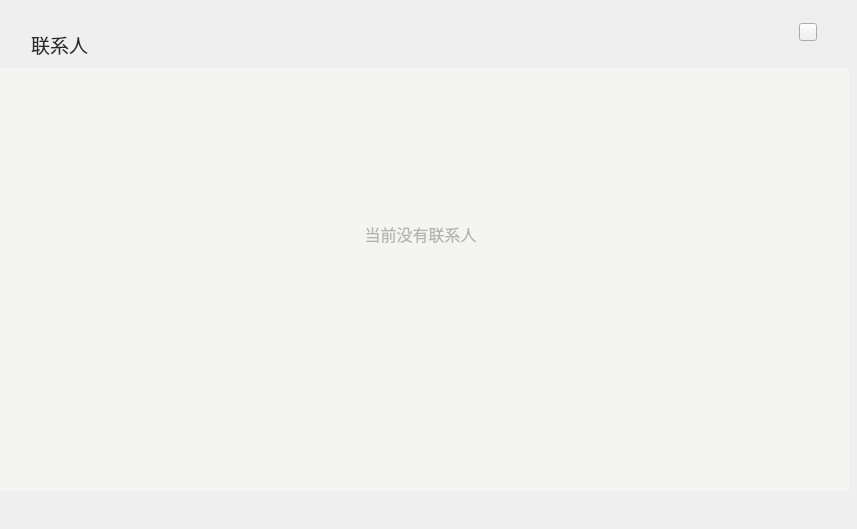
<?xml version="1.0" encoding="UTF-8"?>
<ui version="4.0">
 <class>ContactPage</class>
 <widget class="QWidget" name="ContactPage">
  <property name="geometry">
   <rect>
    <x>0</x>
    <y>0</y>
    <width>857</width>
    <height>529</height>
   </rect>
  </property>
  <property name="font">
   <font>
    <family>微软雅黑</family>
   </font>
  </property>
  <property name="windowTitle">
   <string>Form</string>
  </property>
  <property name="styleSheet">
   <string notr="true"/>
  </property>
  <widget class="QScrollArea" name="scrollArea">
   <property name="geometry">
    <rect>
     <x>0</x>
     <y>68</y>
     <width>849</width>
     <height>423</height>
    </rect>
   </property>
   <property name="font">
    <font>
     <family>微软雅黑</family>
    </font>
   </property>
   <property name="styleSheet">
    <string notr="true">QScrollArea{border:none;}</string>
   </property>
   <property name="lineWidth">
    <number>1</number>
   </property>
   <property name="verticalScrollBarPolicy">
    <enum>Qt::ScrollBarAsNeeded</enum>
   </property>
   <property name="horizontalScrollBarPolicy">
    <enum>Qt::ScrollBarAlwaysOff</enum>
   </property>
   <property name="widgetResizable">
    <bool>true</bool>
   </property>
   <widget class="QWidget" name="scrollAreaWidgetContents">
    <property name="geometry">
     <rect>
      <x>0</x>
      <y>0</y>
      <width>849</width>
      <height>423</height>
     </rect>
    </property>
    <property name="font">
     <font>
      <family>微软雅黑</family>
     </font>
    </property>
    <property name="styleSheet">
     <string notr="true">#scrollAreaWidgetContents{background-color: rgb(244, 244, 242);}
</string>
    </property>
    <widget class="QLabel" name="initLabel">
     <property name="geometry">
      <rect>
       <x>220</x>
       <y>140</y>
       <width>401</width>
       <height>51</height>
      </rect>
     </property>
     <property name="font">
      <font>
       <family>微软雅黑</family>
       <pointsize>12</pointsize>
      </font>
     </property>
     <property name="styleSheet">
      <string notr="true">color: rgb(178, 178, 178);</string>
     </property>
     <property name="text">
      <string>当前没有联系人</string>
     </property>
     <property name="alignment">
      <set>Qt::AlignCenter</set>
     </property>
    </widget>
   </widget>
  </widget>
  <widget class="QLabel" name="contactLabel">
   <property name="geometry">
    <rect>
     <x>31</x>
     <y>34</y>
     <width>121</width>
     <height>21</height>
    </rect>
   </property>
   <property name="font">
    <font>
     <family>微软雅黑</family>
     <pointsize>14</pointsize>
    </font>
   </property>
   <property name="styleSheet">
    <string notr="true">background:transparent;
color: rgb(40, 40, 40);</string>
   </property>
   <property name="text">
    <string>联系人</string>
   </property>
  </widget>
  <widget class="QToolButton" name="addContactBtn">
   <property name="geometry">
    <rect>
     <x>799</x>
     <y>23</y>
     <width>18</width>
     <height>18</height>
    </rect>
   </property>
   <property name="font">
    <font>
     <family>微软雅黑</family>
    </font>
   </property>
   <property name="cursor">
    <cursorShape>PointingHandCursor</cursorShape>
   </property>
   <property name="focusPolicy">
    <enum>Qt::NoFocus</enum>
   </property>
   <property name="text">
    <string/>
   </property>
  </widget>
 </widget>
 <tabstops>
  <tabstop>scrollArea</tabstop>
 </tabstops>
 <resources/>
 <connections/>
</ui>
